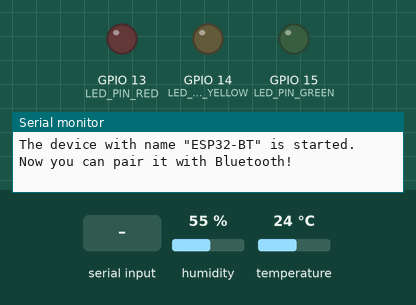
Recording of a sketch running on a simulated ESP32. Shown: output pins drawn as LEDs (lit = HIGH), the last lines printed to the serial monitor. Inputs (shaded band) come from the test bench; at power-on: humidity 55 %, temperature 24 °C. Nothing arrives over Bluetooth unless stated.

Above: at 1.2 s.
1.3 s: "1\n" received over the second serial link
At 2.4 s:
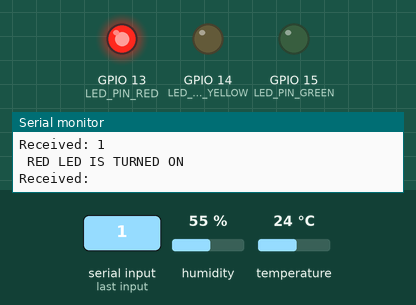
2.8 s: "2\n" received over the second serial link
At 3.6 s:
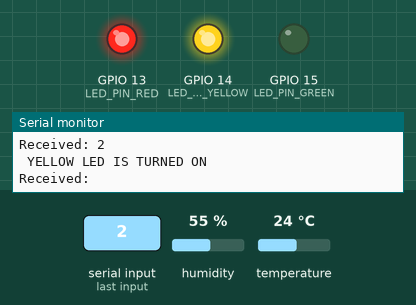
4.3 s: "3\n" received over the second serial link
At 4.7 s:
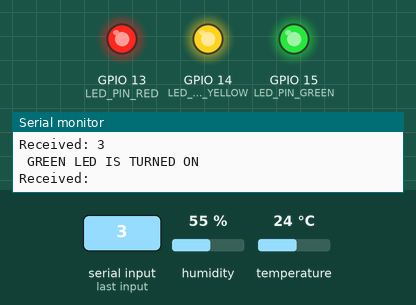
5.8 s: "4\n" received over the second serial link
At 7.0 s:
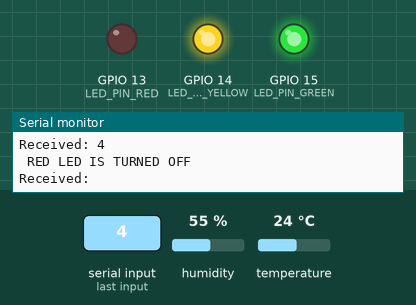
7.3 s: "5\n" received over the second serial link
At 8.2 s:
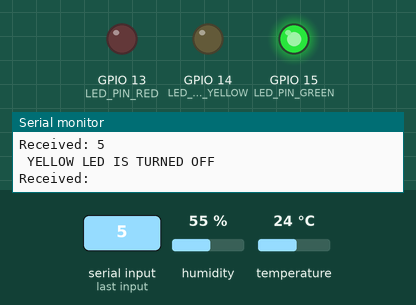
8.8 s: "1\n" received over the second serial link
At 9.3 s:
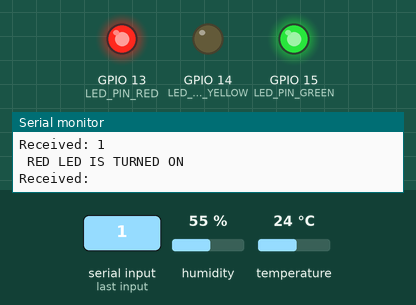
Timing chart, 0 to 11.3 s (numbered marks = the images above; inputs shaded):
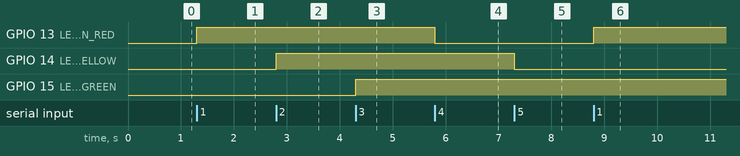

Measured:
- after the input at 1.3 s, GPIO 13 (LED_PIN_RED): LOW → HIGH at once
- after the input at 2.8 s, GPIO 14 (LED_PIN_YELLOW): LOW → HIGH at once
- after the input at 4.3 s, GPIO 15 (LED_PIN_GREEN): LOW → HIGH at once
- after the input at 5.8 s, GPIO 13 (LED_PIN_RED): HIGH → LOW at once
- after the input at 7.3 s, GPIO 14 (LED_PIN_YELLOW): HIGH → LOW at once
- after the input at 8.8 s, GPIO 13 (LED_PIN_RED): LOW → HIGH at once

The sketch:

esp32-led-kodular-bluetooth.ino
```cpp
#include "BluetoothSerial.h"
#include "DHT.h"

#define DHTPIN 23
#define DHTTYPE DHT11
#define LED_PIN_RED 13
#define LED_PIN_YELLOW 14
#define LED_PIN_GREEN 15

DHT dht(DHTPIN, DHTTYPE);
BluetoothSerial SerialBT;

String device_name = "ESP32-BT";
unsigned long lastDHTReadTime = 0;
const long dhtReadInterval = 2000; // 2 seconds

#if !defined(CONFIG_BT_ENABLED) || !defined(CONFIG_BLUEDROID_ENABLED)
#error Bluetooth is not enabled! Please run `make menuconfig` to and enable it
#endif

void setup() {
  Serial.begin(115200);
  SerialBT.begin(device_name.c_str());
  Serial.printf("The device with name \"%s\" is started.\nNow you can pair it with Bluetooth!\n", device_name.c_str());

  dht.begin();
  pinMode(LED_PIN_RED, OUTPUT);
  pinMode(LED_PIN_YELLOW, OUTPUT);
  pinMode(LED_PIN_GREEN, OUTPUT);
}

void loop() {
  char Incoming_value;

  // Non-blocking DHT reading
  unsigned long currentMillis = millis();
  if(currentMillis - lastDHTReadTime >= dhtReadInterval) {
    float h = dht.readHumidity();
    float t = dht.readTemperature();

    if (!isnan(h) && !isnan(t)) {
      SerialBT.print("Temperature: ");
      SerialBT.print(t);
      SerialBT.println(" *C");
      SerialBT.print("Humidity: ");
      SerialBT.print(h);
      SerialBT.println(" %");
    } else {
      SerialBT.println("Failed to read from DHT sensor!");
    }

    lastDHTReadTime = currentMillis;
  }

  // Check for Bluetooth data
if (SerialBT.available()) {
    Incoming_value = SerialBT.read();

    //Print the received value
    Serial.print("Received: ");
    Serial.print(Incoming_value);

    // Filter newline and carriage return characters
    if (Incoming_value == '\n' || Incoming_value == '\r') {
        // just skip the rest and start over
    } else {
     switch(Incoming_value) {
      case '1':
        digitalWrite(LED_PIN_RED, HIGH);
        Serial.println("\n RED LED IS TURNED ON");
        break;
      case '2':
        digitalWrite(LED_PIN_YELLOW, HIGH);
        Serial.println("\n YELLOW LED IS TURNED ON");
        break;
      case '3':
        digitalWrite(LED_PIN_GREEN, HIGH);
        Serial.println("\n GREEN LED IS TURNED ON");
        break;
      case '4':
        digitalWrite(LED_PIN_RED, LOW);
        Serial.println("\n RED LED IS TURNED OFF");
        break;
      case '5':
        digitalWrite(LED_PIN_YELLOW, LOW);
        Serial.println("\n YELLOW LED IS TURNED OFF");
        break;
      case '6':
        digitalWrite(LED_PIN_GREEN, LOW);
        Serial.println("\n GREEN LED IS TURNED OFF");
        break;
      case '0':
        digitalWrite(LED_PIN_RED, LOW);
        digitalWrite(LED_PIN_YELLOW, LOW);
        digitalWrite(LED_PIN_GREEN, LOW);
        Serial.println("\n ALL LEDs ARE TURNED OFF");
        break;
      default:
        Serial.println("Received unrecognized command.");
        break;
    }
  }
}
}
```
